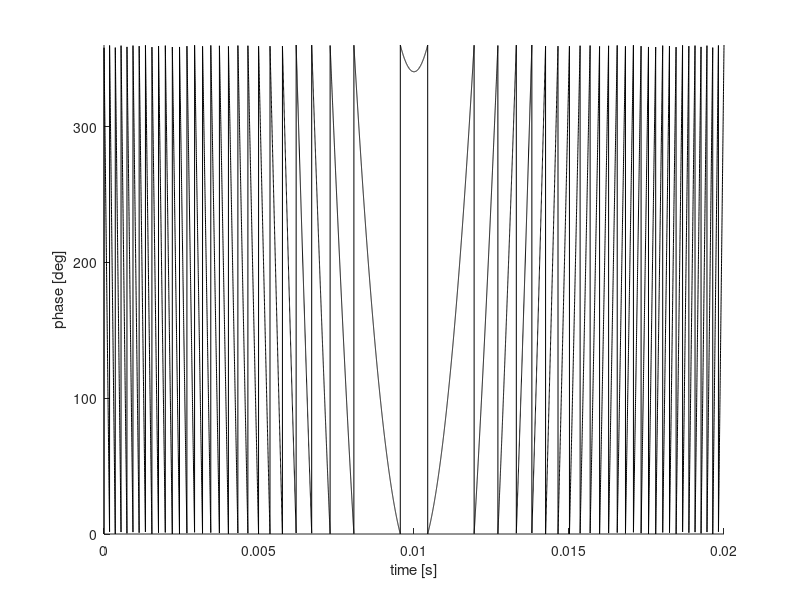
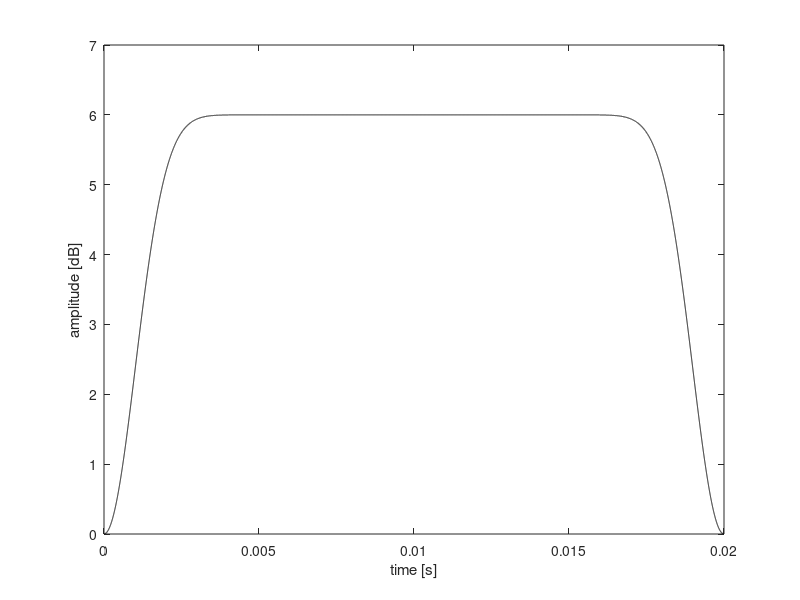

These figures' MATLAB source, in order:
% CHIRP phase table generator for Tecmag
% Adapted from Tecmag's CHIRP script

clear
clc
close all

%%%%%%% User-defined parameters %%%%%%%

% dt = 500e-9 ; %time per point in waveform (s) [Scout limit is 20ns]
N = 20000; %points to define the waveform
tau = 20e-3; %pulse length (s)
sliceheight = 0.040; %mm
G = 6.59; %T m-1, B0 field gradient
offset = 0; %mm, frequency offset (if applicable)
amplitude = 6; %dB, for Tecmag
% NOTE: positive offset moves to the left in the FT spectrum (negative
% position)

%%%%%%% END User-defined parameters %%%%%%%


% N = round(tau/dt); %number of points per pulse waveform
dt = (tau/N); %time per point in waveform (s) [Scout limit is 20 ns]
gamma = 42.576; %MHz T-1
SW = sliceheight*G*gamma*1000; %Hz
offsetHz = offset*1000*G*gamma; %Hz

phase = zeros(N,1);

ind = 1:N;
f = (ind-N/2)*(SW/N);
inc = 2*pi*f*dt;
o_inc = 2*pi*offsetHz*dt;

for i = 1:N-1
    phase(i+1) = phase(i)+inc(i)-o_inc;
end

phase = mod((phase*360/2/pi),360);
dlmwrite('CHIRP_Phase.dat',phase);



figure(1)
hold on
t = linspace(0,tau,N);
plot(t,phase,'-k')
xlabel('time [s]')
ylabel('phase [deg]')
ylim([0 360])

tamp = linspace(0,tau,N);
amp = amplitude*(1-(cos(pi*tamp/tau)).^40);
dlmwrite('CHIRP_Amp.dat',amp');

figure(2)
plot(tamp,amp,'-k')
xlabel('time [s]')
ylabel('amplitude [dB]')
ylim([0 amplitude+1])
